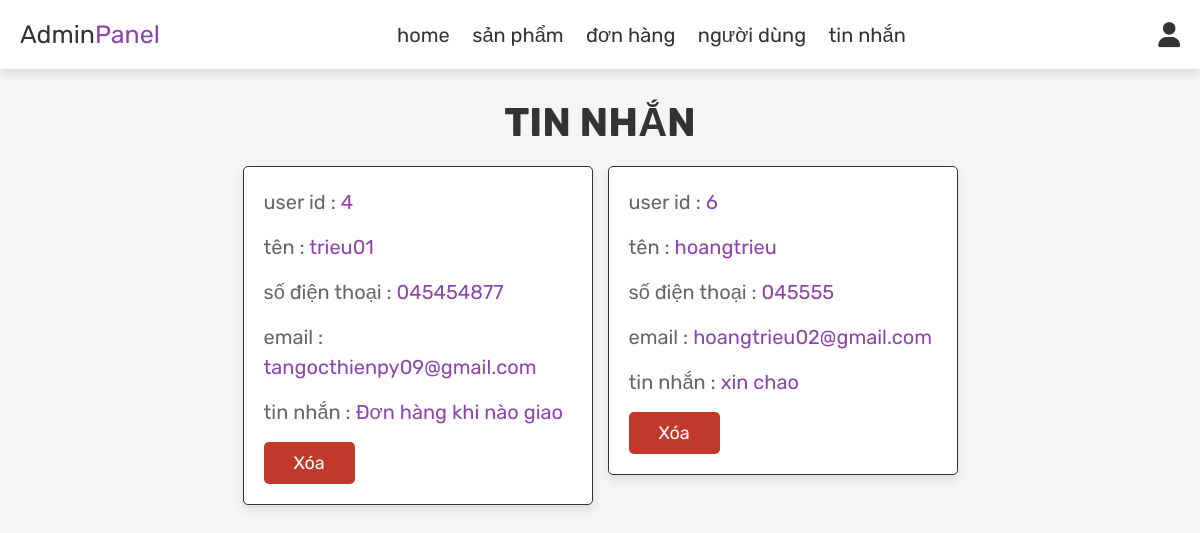
/admin_contacts.php (signed in), run on the app's committed database.
### tables this page shows
CREATE TABLE `message` (
  `id` int(100) NOT NULL,
  `user_id` int(100) NOT NULL,
  `name` varchar(100) NOT NULL,
  `email` varchar(100) NOT NULL,
  `number` varchar(12) NOT NULL,
  `message` varchar(500) NOT NULL
);

### admin_contacts.php (the view, shortened to what this page needs)
<?php
include 'config.php';
?>
<!DOCTYPE html>
<html lang="en">
<head>
   <link rel="stylesheet" href="https://cdnjs.cloudflare.com/ajax/libs/font-awesome/6.0.0/css/all.min.css">
   <link rel="stylesheet" href="css/admin_style.css">
</head>
<body>
<?php include 'admin_header.php'; ?>
<section class="messages">
   <h1 class="title"> Tin nhắn </h1>
   <div class="box-container">
   <?php
      $select_message = mysqli_query($conn, "SELECT * FROM `message`") or die('query failed');
      if(mysqli_num_rows($select_message) > 0){
         while($fetch_message = mysqli_fetch_assoc($select_message)){
   ?>
   <div class="box">
      <p> user id : <span><?php echo $fetch_message['user_id']; ?></span> </p>
      <p> tên : <span><?php echo $fetch_message['name']; ?></span> </p>
      <p> số điện thoại : <span><?php echo $fetch_message['number']; ?></span> </p>
      <p> email : <span><?php echo $fetch_message['email']; ?></span> </p>
      <p> tin nhắn : <span><?php echo $fetch_message['message']; ?></span> </p>
      <a href="admin_contacts.php?delete=<?php echo $fetch_message['id']; ?>" onclick="return confirm('bạn xóa tin nhắn này');" class="delete-btn">xóa</a>
   </div>
   <?php
      };
   }else{
      echo '<p class="empty">Bạn không có tin nhắn!</p>';
   }
   ?>
   </div>
</section>
</body>
</html>

### css/admin_style.css (style rules this page uses)
:root { --purple:#8e44ad; --red:#c0392b; --orange:#f39c12; --black:#333; --white:#fff; --light-color:#666; --light-white:#ccc; --light-bg:#f5f5f5; --border:.1rem solid var(--black); --box-shadow:0 .5rem 1rem rgba(0,0,0,.1); }
* { font-family: 'Rubik', sans-serif; margin:0; padding:0; box-sizing: border-box; outline: none; border:none; text-decoration: none; transition:all .2s linear; }
html { font-size: 62.5%; overflow-x: hidden; }
body { background-color: var(--light-bg); }
section { padding:3rem 2rem; }
.title { text-align: center; margin-bottom: 2rem; text-transform: uppercase; color:var(--black); font-size: 4rem; }
.btn, .option-btn, .delete-btn, .white-btn { display: inline-block; margin-top: 1rem; padding:1rem 3rem; cursor: pointer; color:var(--white); font-size: 1.8rem; border-radius: .5rem; text-transform: capitalize; }
.delete-btn { background-color: var(--red); }
.messages .box-container { display: grid; grid-template-columns: repeat(auto-fit, 35rem); justify-content: center; gap:1.5rem; max-width: 1200px; margin:0 auto; align-items: flex-start; }
.messages .box-container .box { background-color: var(--white); padding:2rem; border:var(--border); box-shadow: var(--box-shadow); border-radius: .5rem; }
.messages .box-container .box p { padding-bottom: 1.5rem; font-size: 2rem; color:var(--light-color); line-height: 1.5; }
.messages .box-container .box p span { color:var(--purple); }
.messages .box-container .box .delete-btn { margin-top: 0; }

### data on the page
message: user "4", name "trieu01", number "045454877", email "tangocthienpy09@gmail.com", message "Đơn hàng khi nào giao"
message: user "6", name "hoangtrieu", number "045555", email "hoangtrieu02@gmail.com", message "xin chao"
